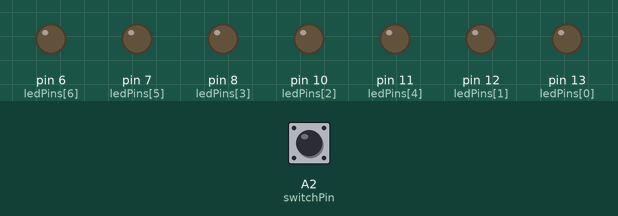
Simulated run of this sketch. Board: Arduino Uno, built with avr-gcc and run on an emulated ATmega328P. On the bench: output pins drawn as LEDs (lit = HIGH). The test bench sets the inputs (shaded band); at power-on: A2 (switchPin) HIGH. Random numbers use the default seed unless the sketch sets one.

Above: at 1.2 s.
1.3 s: A2 (switchPin) pulled LOW for 0.15 s
At 3.0 s:
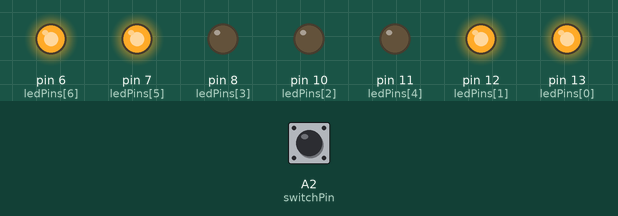
4.3 s: A2 (switchPin) pulled LOW for 1 s
At 5.25 s:
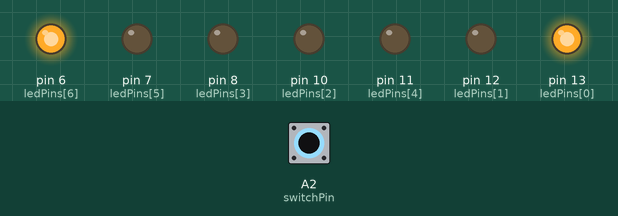
7.3 s: A2 (switchPin) pulled LOW for 3.2 s
At 12.0 s:
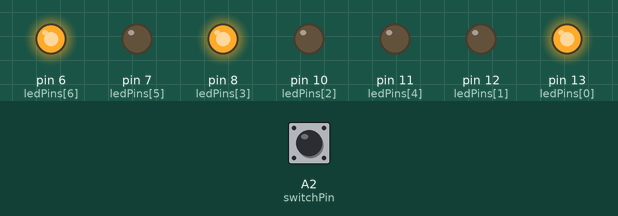
Timing chart, 0 to 13.5 s (numbered marks = the images above; inputs shaded):
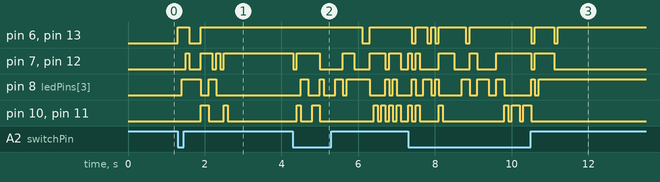

The sketch:

p7_dice.ino
```cpp
const int ledPins[] = {
  13,     12,
  10,  8, 11,
  7,       6
};

const byte throws[] = {
//   6543210
  0b00001000, // 1 thrown
  0b01000001, // 2
  0b01001001, // 3
  0b01100011, // 4
  0b01101011, // 5
  0b01110111, // 6
};

const int switchPin = A2;

void setup() {
  pinMode(switchPin, INPUT_PULLUP);
  for (int i = 0; i < 7; i++) {
    pinMode(ledPins[i], OUTPUT);
  }
  randomSeed(analogRead(A0));
}

void loop() {
  if (digitalRead(switchPin) == LOW) {
    int shakes = random(10, 30);
    for (int i = 0; i < shakes; i++) {
      int x = random(6);
      show(x);
      delay(100);
    }
  }
}

void show(int x) {
  byte bitPattern = throws[x];
  for (int i = 0; i < 7; i++) {
    digitalWrite(ledPins[i], bitRead(bitPattern, i));
  }
}
```

Measured:
- after the input at 1.3 s, pin 6 (ledPins[6]): LOW → HIGH at once, → LOW 0.30 s later, → HIGH 0.30 s later; pin 7 (ledPins[5]): goes HIGH 0.10 s, LOW 0.30 s, HIGH 0.30 s, LOW 0.10 s, HIGH 0.10 s, LOW 0.10 s, then HIGH, starting after 0.20 s
- after the input at 4.3 s, pin 6 (ledPins[6]): HIGH → LOW after 1.8 s, → HIGH 0.20 s later; pin 7 (ledPins[5]): HIGH → LOW at once, → HIGH 0.10 s later, → LOW 0.60 s later, → HIGH 0.60 s later, … (9 changes in this stretch)
- after the input at 7.3 s, pin 6 (ledPins[6]): HIGH → LOW after 0.10 s, → HIGH 0.10 s later, → LOW 0.30 s later, → HIGH 0.10 s later, … (12 changes in this stretch); pin 7 (ledPins[5]): LOW → HIGH at once, → LOW 0.10 s later, → HIGH 0.10 s later, → LOW 0.10 s later, … (12 changes in this stretch)
